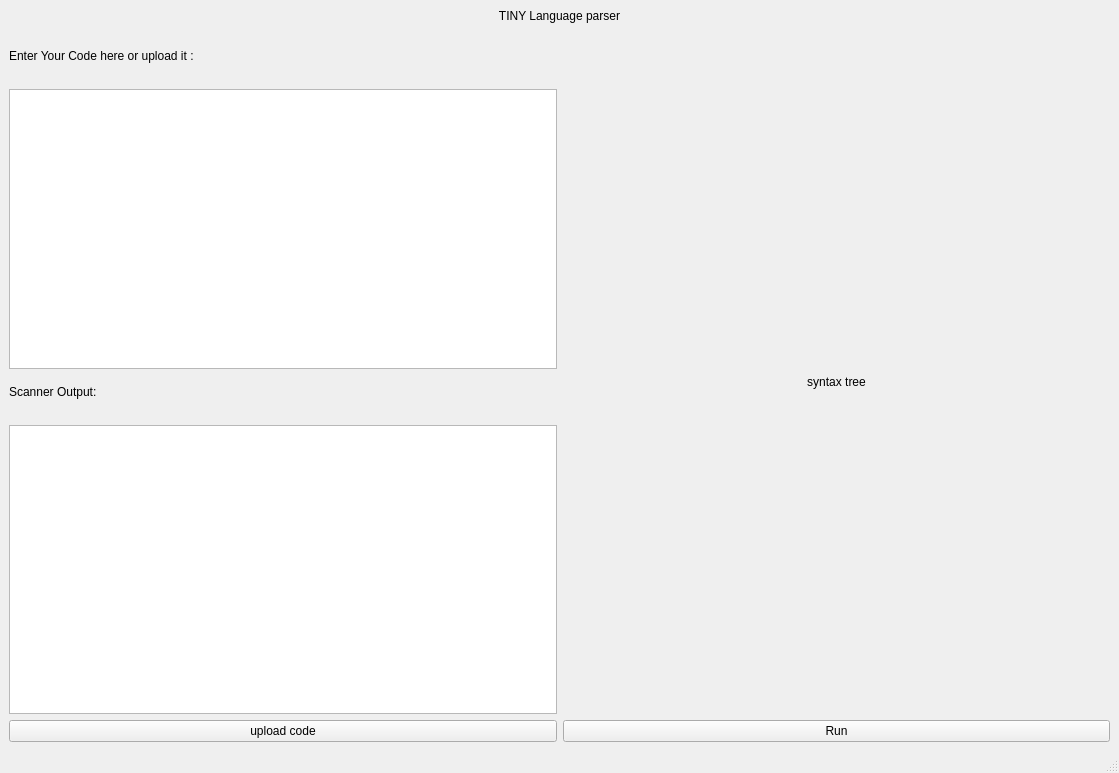
<?xml version="1.0" encoding="UTF-8"?>
<ui version="4.0">
 <class>MainWindow</class>
 <widget class="QMainWindow" name="MainWindow">
  <property name="geometry">
   <rect>
    <x>0</x>
    <y>0</y>
    <width>1119</width>
    <height>773</height>
   </rect>
  </property>
  <property name="windowTitle">
   <string>MainWindow</string>
  </property>
  <widget class="QWidget" name="centralwidget">
   <layout class="QVBoxLayout" name="verticalLayout_5">
    <item>
     <widget class="QLabel" name="label_4">
      <property name="text">
       <string>TINY Language parser</string>
      </property>
      <property name="alignment">
       <set>Qt::AlignCenter</set>
      </property>
     </widget>
    </item>
    <item>
     <spacer name="verticalSpacer">
      <property name="orientation">
       <enum>Qt::Vertical</enum>
      </property>
      <property name="sizeType">
       <enum>QSizePolicy::Fixed</enum>
      </property>
      <property name="sizeHint" stdset="0">
       <size>
        <width>20</width>
        <height>20</height>
       </size>
      </property>
     </spacer>
    </item>
    <item>
     <layout class="QHBoxLayout" name="horizontalLayout_3">
      <item>
       <layout class="QVBoxLayout" name="verticalLayout_3">
        <item>
         <layout class="QVBoxLayout" name="verticalLayout">
          <item>
           <widget class="QLabel" name="label">
            <property name="text">
             <string>Enter Your Code here or upload it :</string>
            </property>
           </widget>
          </item>
          <item>
           <spacer name="verticalSpacer_3">
            <property name="orientation">
             <enum>Qt::Vertical</enum>
            </property>
            <property name="sizeType">
             <enum>QSizePolicy::Fixed</enum>
            </property>
            <property name="sizeHint" stdset="0">
             <size>
              <width>20</width>
              <height>20</height>
             </size>
            </property>
           </spacer>
          </item>
          <item>
           <widget class="QTextEdit" name="textEdit"/>
          </item>
          <item>
           <spacer name="verticalSpacer_4">
            <property name="orientation">
             <enum>Qt::Vertical</enum>
            </property>
            <property name="sizeType">
             <enum>QSizePolicy::Fixed</enum>
            </property>
            <property name="sizeHint" stdset="0">
             <size>
              <width>20</width>
              <height>10</height>
             </size>
            </property>
           </spacer>
          </item>
         </layout>
        </item>
        <item>
         <layout class="QVBoxLayout" name="verticalLayout_2">
          <item>
           <widget class="QLabel" name="label_2">
            <property name="text">
             <string>Scanner Output:</string>
            </property>
            <property name="alignment">
             <set>Qt::AlignLeading|Qt::AlignLeft|Qt::AlignVCenter</set>
            </property>
           </widget>
          </item>
          <item>
           <spacer name="verticalSpacer_2">
            <property name="orientation">
             <enum>Qt::Vertical</enum>
            </property>
            <property name="sizeType">
             <enum>QSizePolicy::Fixed</enum>
            </property>
            <property name="sizeHint" stdset="0">
             <size>
              <width>20</width>
              <height>20</height>
             </size>
            </property>
           </spacer>
          </item>
          <item>
           <widget class="QTableWidget" name="tableWidget"/>
          </item>
         </layout>
        </item>
       </layout>
      </item>
      <item>
       <layout class="QVBoxLayout" name="verticalLayout_4">
        <item>
         <layout class="QHBoxLayout" name="horizontalLayout_2">
          <item>
           <spacer name="horizontalSpacer">
            <property name="orientation">
             <enum>Qt::Horizontal</enum>
            </property>
            <property name="sizeType">
             <enum>QSizePolicy::Expanding</enum>
            </property>
            <property name="sizeHint" stdset="0">
             <size>
              <width>40</width>
              <height>20</height>
             </size>
            </property>
           </spacer>
          </item>
          <item>
           <widget class="QLabel" name="label_5">
            <property name="text">
             <string>syntax tree</string>
            </property>
            <property name="alignment">
             <set>Qt::AlignCenter</set>
            </property>
           </widget>
          </item>
          <item>
           <spacer name="horizontalSpacer_2">
            <property name="orientation">
             <enum>Qt::Horizontal</enum>
            </property>
            <property name="sizeHint" stdset="0">
             <size>
              <width>40</width>
              <height>20</height>
             </size>
            </property>
           </spacer>
          </item>
         </layout>
        </item>
       </layout>
      </item>
     </layout>
    </item>
    <item>
     <layout class="QHBoxLayout" name="horizontalLayout">
      <item>
       <widget class="QPushButton" name="pushButton_2">
        <property name="text">
         <string>upload code</string>
        </property>
       </widget>
      </item>
      <item>
       <widget class="QPushButton" name="pushButton">
        <property name="text">
         <string>Run</string>
        </property>
       </widget>
      </item>
     </layout>
    </item>
   </layout>
  </widget>
  <widget class="QStatusBar" name="statusbar"/>
 </widget>
 <resources/>
 <connections/>
</ui>
